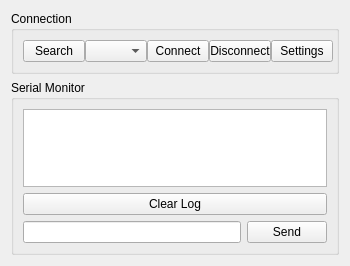
<?xml version="1.0" encoding="UTF-8"?>
<ui version="4.0">
 <class>SerialMonitor</class>
 <widget class="QWidget" name="SerialMonitor">
  <property name="geometry">
   <rect>
    <x>0</x>
    <y>0</y>
    <width>350</width>
    <height>266</height>
   </rect>
  </property>
  <property name="sizePolicy">
   <sizepolicy hsizetype="Preferred" vsizetype="Preferred">
    <horstretch>0</horstretch>
    <verstretch>0</verstretch>
   </sizepolicy>
  </property>
  <property name="minimumSize">
   <size>
    <width>350</width>
    <height>200</height>
   </size>
  </property>
  <property name="windowTitle">
   <string>Form</string>
  </property>
  <layout class="QGridLayout" name="gridLayout_3">
   <item row="0" column="0">
    <widget class="QGroupBox" name="groupBoxConnection">
     <property name="sizePolicy">
      <sizepolicy hsizetype="Preferred" vsizetype="Fixed">
       <horstretch>0</horstretch>
       <verstretch>0</verstretch>
      </sizepolicy>
     </property>
     <property name="title">
      <string>Connection</string>
     </property>
     <layout class="QGridLayout" name="gridLayout">
      <item row="0" column="2">
       <widget class="QPushButton" name="pushButtonConnect">
        <property name="sizePolicy">
         <sizepolicy hsizetype="Fixed" vsizetype="Fixed">
          <horstretch>0</horstretch>
          <verstretch>0</verstretch>
         </sizepolicy>
        </property>
        <property name="minimumSize">
         <size>
          <width>62</width>
          <height>16</height>
         </size>
        </property>
        <property name="text">
         <string>Connect</string>
        </property>
       </widget>
      </item>
      <item row="0" column="1">
       <widget class="QComboBox" name="comboBoxPorts">
        <property name="minimumSize">
         <size>
          <width>62</width>
          <height>16</height>
         </size>
        </property>
       </widget>
      </item>
      <item row="0" column="3">
       <widget class="QPushButton" name="pushButtonDisconnect">
        <property name="sizePolicy">
         <sizepolicy hsizetype="Fixed" vsizetype="Fixed">
          <horstretch>0</horstretch>
          <verstretch>0</verstretch>
         </sizepolicy>
        </property>
        <property name="minimumSize">
         <size>
          <width>62</width>
          <height>16</height>
         </size>
        </property>
        <property name="text">
         <string>Disconnect</string>
        </property>
       </widget>
      </item>
      <item row="0" column="0">
       <widget class="QPushButton" name="pushButtonSearch">
        <property name="sizePolicy">
         <sizepolicy hsizetype="Fixed" vsizetype="Fixed">
          <horstretch>0</horstretch>
          <verstretch>0</verstretch>
         </sizepolicy>
        </property>
        <property name="minimumSize">
         <size>
          <width>62</width>
          <height>16</height>
         </size>
        </property>
        <property name="text">
         <string>Search</string>
        </property>
       </widget>
      </item>
      <item row="0" column="4">
       <widget class="QPushButton" name="pushButton">
        <property name="sizePolicy">
         <sizepolicy hsizetype="Fixed" vsizetype="Fixed">
          <horstretch>0</horstretch>
          <verstretch>0</verstretch>
         </sizepolicy>
        </property>
        <property name="minimumSize">
         <size>
          <width>62</width>
          <height>16</height>
         </size>
        </property>
        <property name="text">
         <string>Settings</string>
        </property>
       </widget>
      </item>
     </layout>
    </widget>
   </item>
   <item row="1" column="0">
    <widget class="QGroupBox" name="groupBoxSerialMonitor">
     <property name="enabled">
      <bool>true</bool>
     </property>
     <property name="sizePolicy">
      <sizepolicy hsizetype="Preferred" vsizetype="Preferred">
       <horstretch>0</horstretch>
       <verstretch>0</verstretch>
      </sizepolicy>
     </property>
     <property name="minimumSize">
      <size>
       <width>300</width>
       <height>0</height>
      </size>
     </property>
     <property name="title">
      <string>Serial Monitor</string>
     </property>
     <layout class="QGridLayout" name="gridLayout_2">
      <item row="0" column="0" colspan="2">
       <widget class="QTextEdit" name="textEditSerialLog">
        <property name="sizePolicy">
         <sizepolicy hsizetype="Preferred" vsizetype="Preferred">
          <horstretch>0</horstretch>
          <verstretch>0</verstretch>
         </sizepolicy>
        </property>
       </widget>
      </item>
      <item row="2" column="0">
       <widget class="QLineEdit" name="lineEditCommandLine"/>
      </item>
      <item row="2" column="1">
       <widget class="QPushButton" name="pushButtonSendCommand">
        <property name="text">
         <string>Send</string>
        </property>
       </widget>
      </item>
      <item row="1" column="0" colspan="2">
       <widget class="QPushButton" name="pushButtonClearLog">
        <property name="text">
         <string>Clear Log</string>
        </property>
       </widget>
      </item>
     </layout>
    </widget>
   </item>
  </layout>
 </widget>
 <resources/>
 <connections/>
</ui>
